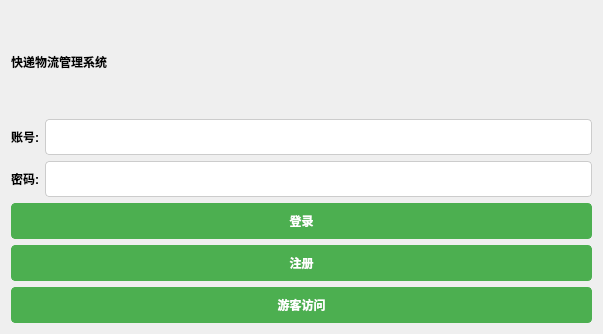
<?xml version="1.0" encoding="UTF-8"?>
<ui version="4.0">
 <class>LoginForm</class>
 <widget class="QWidget" name="LoginForm">
  <property name="geometry">
   <rect>
    <x>0</x>
    <y>0</y>
    <width>603</width>
    <height>334</height>
   </rect>
  </property>
  <property name="windowTitle">
   <string>登入系统</string>
  </property>
  <layout class="QVBoxLayout" name="verticalLayout">
   <item>
    <layout class="QGridLayout" name="gridLayout">
     <item row="1" column="0">
      <widget class="QLabel" name="label_2">
       <property name="styleSheet">
        <string notr="true">QLabel {
	font: 12pt &quot;幼圆&quot;;
    font-weight: bold;
}</string>
       </property>
       <property name="text">
        <string>账号:</string>
       </property>
      </widget>
     </item>
     <item row="0" column="0" colspan="2">
      <widget class="QLabel" name="label">
       <property name="styleSheet">
        <string notr="true">QLabel#label {
	font: 22pt &quot;幼圆&quot;;
    font-weight: bold;
    qproperty-alignment: AlignCenter;
}
</string>
       </property>
       <property name="text">
        <string>快递物流管理系统</string>
       </property>
      </widget>
     </item>
     <item row="1" column="1">
      <widget class="QLineEdit" name="lineEdit_account">
       <property name="styleSheet">
        <string notr="true">QLineEdit {
    padding: 8px;
    font-size: 14px;
    border: 1px solid #ccc;
    border-radius: 4px;
}</string>
       </property>
      </widget>
     </item>
     <item row="2" column="0">
      <widget class="QLabel" name="label_3">
       <property name="styleSheet">
        <string notr="true">QLabel {
	font: 12pt &quot;幼圆&quot;;
    font-weight: bold;
}</string>
       </property>
       <property name="text">
        <string>密码:</string>
       </property>
      </widget>
     </item>
     <item row="2" column="1">
      <widget class="QLineEdit" name="lineEdit_password">
       <property name="styleSheet">
        <string notr="true">QLineEdit {
    padding: 8px;
    font-size: 14px;
    border: 1px solid #ccc;
    border-radius: 4px;
}</string>
       </property>
       <property name="echoMode">
        <enum>QLineEdit::Password</enum>
       </property>
      </widget>
     </item>
    </layout>
   </item>
   <item>
    <widget class="QPushButton" name="pushButton_login">
     <property name="styleSheet">
      <string notr="true">QPushButton {
    padding: 8px 16px;
	font: 15px &quot;幼圆&quot;;
    font-weight: bold;
    border: 1px solid #4CAF50;
    border-radius: 4px;
    color: #fff;
    background-color: #4CAF50;
}

/* 鼠标悬停时按钮样式 */
QPushButton:hover {
    background-color: #45a049;
    border: 1px solid #45a049;
}</string>
     </property>
     <property name="text">
      <string>登录</string>
     </property>
    </widget>
   </item>
   <item>
    <widget class="QPushButton" name="pushButton_register">
     <property name="styleSheet">
      <string notr="true">QPushButton {
    padding: 8px 16px;
	font: 15px &quot;幼圆&quot;;
    font-weight: bold;
    border: 1px solid #4CAF50;
    border-radius: 4px;
    color: #fff;
    background-color: #4CAF50;
}

/* 鼠标悬停时按钮样式 */
QPushButton:hover {
    background-color: #45a049;
    border: 1px solid #45a049;
}</string>
     </property>
     <property name="text">
      <string>注册</string>
     </property>
    </widget>
   </item>
   <item>
    <widget class="QPushButton" name="pushButton">
     <property name="styleSheet">
      <string notr="true">/* 设置按钮样式 */
QPushButton {
    padding: 8px 16px;
	font: 15px &quot;幼圆&quot;;
    font-weight: bold;
    border: 1px solid #4CAF50;
    border-radius: 4px;
    color: #fff;
    background-color: #4CAF50;
}

/* 鼠标悬停时按钮样式 */
QPushButton:hover {
    background-color: #45a049;
    border: 1px solid #45a049;
}

/* 游客访问按钮样式 */
QPushButton#pushButton_visitor {
    color: #333;
    background-color: #ddd;
    border: 1px solid #ddd;
}

/* 鼠标悬停时游客访问按钮样式 */
QPushButton#pushButton_visitor:hover {
    background-color: #bbb;
    border: 1px solid #bbb;
}</string>
     </property>
     <property name="text">
      <string>游客访问</string>
     </property>
    </widget>
   </item>
  </layout>
 </widget>
 <resources/>
 <connections/>
</ui>
